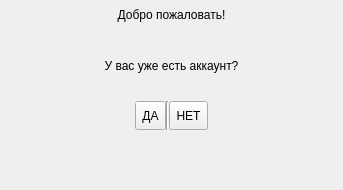
<?xml version="1.0" encoding="UTF-8"?>
<ui version="4.0">
 <class>FormHaveAccount</class>
 <widget class="QFrame" name="FormHaveAccount">
  <property name="geometry">
   <rect>
    <x>0</x>
    <y>0</y>
    <width>343</width>
    <height>190</height>
   </rect>
  </property>
  <property name="windowTitle">
   <string/>
  </property>
  <property name="styleSheet">
   <string notr="true"/>
  </property>
  <layout class="QGridLayout" name="gridLayout">
   <property name="leftMargin">
    <number>0</number>
   </property>
   <property name="topMargin">
    <number>0</number>
   </property>
   <property name="rightMargin">
    <number>0</number>
   </property>
   <property name="bottomMargin">
    <number>60</number>
   </property>
   <item row="0" column="0" colspan="2">
    <widget class="QLabel" name="invitation">
     <property name="text">
      <string>Добро пожаловать!</string>
     </property>
     <property name="alignment">
      <set>Qt::AlignCenter</set>
     </property>
     <property name="styleHint" stdset="0">
      <string>header</string>
     </property>
    </widget>
   </item>
   <item row="1" column="0" rowspan="2" colspan="2">
    <widget class="QLabel" name="already">
     <property name="styleSheet">
      <string notr="true"/>
     </property>
     <property name="text">
      <string>У вас уже есть аккаунт?</string>
     </property>
     <property name="alignment">
      <set>Qt::AlignCenter</set>
     </property>
    </widget>
   </item>
   <item row="5" column="0" colspan="2">
    <layout class="QHBoxLayout" name="horizontalLayout">
     <property name="spacing">
      <number>0</number>
     </property>
     <item>
      <spacer name="horizontalSpacer">
       <property name="orientation">
        <enum>Qt::Horizontal</enum>
       </property>
       <property name="sizeHint" stdset="0">
        <size>
         <width>40</width>
         <height>20</height>
        </size>
       </property>
      </spacer>
     </item>
     <item>
      <widget class="QToolButton" name="tbYes">
       <property name="sizePolicy">
        <sizepolicy hsizetype="Preferred" vsizetype="Preferred">
         <horstretch>0</horstretch>
         <verstretch>0</verstretch>
        </sizepolicy>
       </property>
       <property name="minimumSize">
        <size>
         <width>0</width>
         <height>0</height>
        </size>
       </property>
       <property name="maximumSize">
        <size>
         <width>16777215</width>
         <height>16777215</height>
        </size>
       </property>
       <property name="styleSheet">
        <string notr="true"/>
       </property>
       <property name="text">
        <string>ДА</string>
       </property>
       <property name="toolButtonStyle">
        <enum>Qt::ToolButtonTextOnly</enum>
       </property>
      </widget>
     </item>
     <item>
      <widget class="Line" name="line">
       <property name="orientation">
        <enum>Qt::Vertical</enum>
       </property>
      </widget>
     </item>
     <item>
      <widget class="QToolButton" name="tbNo">
       <property name="sizePolicy">
        <sizepolicy hsizetype="Preferred" vsizetype="Preferred">
         <horstretch>0</horstretch>
         <verstretch>0</verstretch>
        </sizepolicy>
       </property>
       <property name="minimumSize">
        <size>
         <width>0</width>
         <height>0</height>
        </size>
       </property>
       <property name="maximumSize">
        <size>
         <width>16777215</width>
         <height>16777215</height>
        </size>
       </property>
       <property name="styleSheet">
        <string notr="true"/>
       </property>
       <property name="text">
        <string>НЕТ</string>
       </property>
       <property name="toolButtonStyle">
        <enum>Qt::ToolButtonTextBesideIcon</enum>
       </property>
      </widget>
     </item>
     <item>
      <spacer name="horizontalSpacer_2">
       <property name="orientation">
        <enum>Qt::Horizontal</enum>
       </property>
       <property name="sizeHint" stdset="0">
        <size>
         <width>40</width>
         <height>20</height>
        </size>
       </property>
      </spacer>
     </item>
    </layout>
   </item>
  </layout>
 </widget>
 <resources/>
 <connections/>
</ui>
